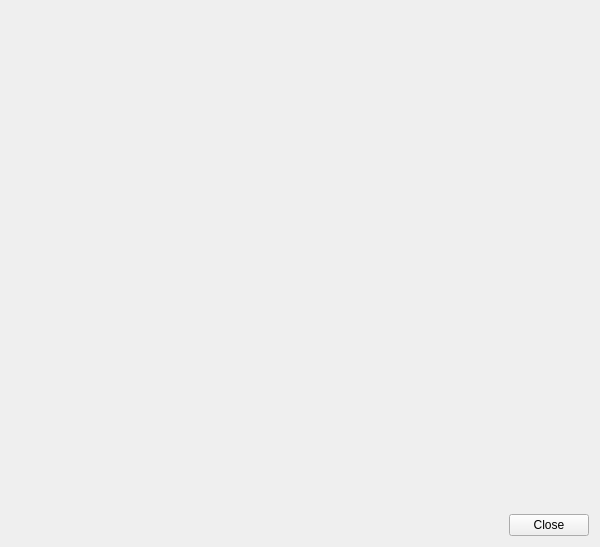
<?xml version="1.0" encoding="UTF-8"?>
<ui version="4.0">
 <class>ConcertSearch</class>
 <widget class="QDialog" name="ConcertSearch">
  <property name="windowModality">
   <enum>Qt::WindowModal</enum>
  </property>
  <property name="geometry">
   <rect>
    <x>0</x>
    <y>0</y>
    <width>600</width>
    <height>547</height>
   </rect>
  </property>
  <property name="windowTitle">
   <string>Search Result</string>
  </property>
  <property name="windowIcon">
   <iconset resource="../../data/MediaElch.qrc">
    <normaloff>:/img/MediaElch.png</normaloff>:/img/MediaElch.png</iconset>
  </property>
  <property name="modal">
   <bool>true</bool>
  </property>
  <layout class="QVBoxLayout" name="verticalLayout" stretch="1,0">
   <item>
    <widget class="ConcertSearchWidget" name="concertSearchWidget" native="true"/>
   </item>
   <item>
    <layout class="QHBoxLayout" name="horizontalLayout">
     <item>
      <spacer name="horizontalSpacer">
       <property name="orientation">
        <enum>Qt::Horizontal</enum>
       </property>
       <property name="sizeHint" stdset="0">
        <size>
         <width>40</width>
         <height>20</height>
        </size>
       </property>
      </spacer>
     </item>
     <item>
      <widget class="QPushButton" name="buttonClose">
       <property name="text">
        <string>Close</string>
       </property>
       <property name="autoDefault">
        <bool>false</bool>
       </property>
      </widget>
     </item>
    </layout>
   </item>
  </layout>
 </widget>
 <customwidgets>
  <customwidget>
   <class>ConcertSearchWidget</class>
   <extends>QWidget</extends>
   <header>concerts/ConcertSearchWidget.h</header>
   <container>1</container>
  </customwidget>
 </customwidgets>
 <resources>
  <include location="../../data/MediaElch.qrc"/>
 </resources>
 <connections/>
</ui>
